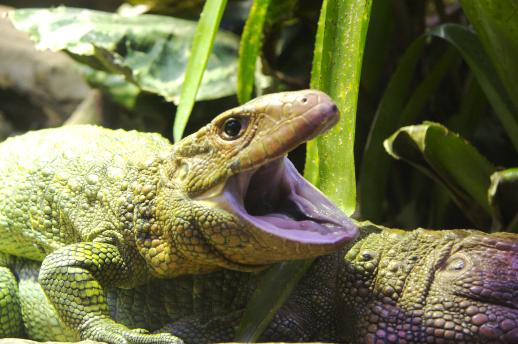
%> input picture lizard.jpg, 518 x 344 px
$ octave demo_superpixels.m   (GNU Octave 9; MATLAB toolbox functions it lacks are replaced by stand-ins)
%> lines starting %> are read from the running program, lines starting %| are printed output that depends on the picture
### evolve_height_function_N.m
function [phi,frames,numIter,speed_grad] = evolve_height_function_N(img, time_step, num_iterations, speed_type, display_interval, boundary_speed_interval, numSuperPixels)

    storeFrames = (nargout == 2);
    frames = [];
    frameWait = 0;
    boundary_speed = 1;
    frame.cdata = uint8(zeros(size(img,1),size(img,2),3));
    frame.colormap = [];
    band = 1;
    band_ind = 1;
    MAX_BAND_SIZE = 5;
    old_coveredArea = 0;
    alreadyPutSeeds = 0;
    relativeAreaInc = inf;
    background_init = [];
    stoppingFrames = 0;
    phi = [];

    % Need that many consecutive frames that satisfy the stopping condition to stop
    numStoppingFrames = 1;

    if (nargin < 6 || isempty(boundary_speed_interval))
        boundary_speed_interval = 6;
    end
    if (nargin < 7 || isempty(numSuperPixels))
        numSuperPixels = 200;
    end

    img = clip(img, 0, 1);
    if (size(img,3) == 1)
        imRGB = repmat(img,[1,1,3]);
    else
        imRGB = img;
        img = rgb2gray(img);
    end

    smooth_img = 1;

    if (strcmp(speed_type,'superpixels'))
        % Compute the speed of propagation
        smooth_img = evolve_height_function_N(img, 0.1, 10, 'curvature', 0, 0);
        expSuperPixelDist = sqrt(prod(size(img))/numSuperPixels);
        normSigma = floor(expSuperPixelDist / 2.5);
        [speed_grad,speed_grad_x,speed_grad_y] = get_speed_based_on_gradient(smooth_img,[],normSigma,phi);
        speed = speed_grad;


        % Place initial seeds and compute the initial signed distance
        % function
        seeds = get_initial_seeds(smooth_img, numSuperPixels, speed);
        binary_img = get_binary_img_from_seeds(seeds,smooth_img);
        background_init = ~binary_img;
        input_dist = double(binary_img == 0);
        input_dist(input_dist == 0) = 999999;
        phi = DT(input_dist);
        phi = imfilter(phi, fspecial('gaussian',[3,3],0.5));
    else% Curvature flow
        phi = img;
        speed = 1;
    end

    if (display_interval > 0)
        if (storeFrames)
            disp_img = display_contour(phi, imRGB);
            pause(frameWait);
            frame.cdata = disp_img;
            frames = frame;
            f = 2;
        else
            display_contour(phi, imRGB);
            pause(1);
        end
    end

    for i = 1:num_iterations

        if (display_interval > 0)
            disp(['Iteration: ',num2str(i)]);
        end

        hasToRecomputeBandFlag = hasToRecomputeBand(phi, band, MAX_BAND_SIZE);

        % Extend the speed if needed
        if ((strcmp(speed_type,'gradient') || strcmp(speed_type,'superpixels')) && hasToRecomputeBandFlag)
            extension_fields = cell(3,1);
            extension_fields{1} = speed_grad;
            extension_fields{2} = speed_grad_x;
            extension_fields{3} = speed_grad_y;
            [fm_phi,fields] = computeExtensionFields2d(phi, extension_fields,[1,1],MAX_BAND_SIZE);
            speed_grad_extended = fields{1};
            speed_grad_x_extended = fields{2};
            speed_grad_y_extended = fields{3};
            band_ind = (fields{1} > 0 & abs(fm_phi) < (MAX_BAND_SIZE - 1));
            band = zeros(size(fm_phi));
            band(fields{1} > 0) = abs(fm_phi(fields{1} > 0));
            old_phi = phi;
            phi(fields{1} > 0) = fm_phi(fields{1} > 0);

            if (~isscalar(boundary_speed))
                phi(boundary_speed==0) = old_phi(boundary_speed==0);
            end
        end

        % Update the current speed of evolution
        if (strcmp(speed_type,'superpixels'))
            if (i < 20)
                speed = speed_grad_extended;
            else
                speed = get_speed_based_on_gradient(smooth_img,1,normSigma,phi,speed_grad_extended,speed_grad_x_extended,speed_grad_y_extended);
            end
        end

        % Evolve the height function one time step
        if (mod(i,boundary_speed_interval) == 1 && strcmp(speed_type, 'superpixels'))
            [phi,boundary_speed] = evolve_height_function(phi, speed, [], time_step, speed_type, band_ind, background_init);
        else
            [phi,boundary_speed] = evolve_height_function(phi, speed, boundary_speed, time_step, speed_type, band_ind);
        end
        % Stop based on the relative area increase
        coveredArea = sum(phi(:) < 0);
        relativeAreaInc = (coveredArea-old_coveredArea)/prod(size(phi));
        old_coveredArea = coveredArea;

        if (strcmp(speed_type, 'superpixels') && relativeAreaInc < 1e-5 && coveredArea / prod(size(phi)) > 0.5)
            stoppingFrames = stoppingFrames + 1;
        else
            stoppingFrames = 0;
        end

        if (stoppingFrames >= numStoppingFrames)
            numIter = i;
            break;
        end


        if (display_interval > 0 && mod(i,display_interval) == 0)

            if (storeFrames)
                disp_img = display_contour(phi, imRGB);
                frame.cdata = disp_img;
                frames(f) = frame;
                f = f+1;
                pause(frameWait);
            else
                display_contour(phi, imRGB);
                pause(1);
            end
        end
    end

    if (display_interval > 0)
        if (storeFrames)
            disp_img = display_contour(phi, imRGB);
            pause(frameWait);
            frame.cdata = disp_img;
            frames(f) = frame;
        else
            display_contour(phi, imRGB);
            pause(1);
        end
    end


### hasToRecomputeBand.m
function flag = hasToRecomputeBand(phi,band, max_band_size)
    flag = (isscalar(band) || any(band(zero_crossing(phi)) > (max_band_size - 2)));

### superpixels.m
function [phi,boundary,disp_img,frames] = superpixels(img, numSuperpixels, display_int, contour_color)
% Compute the superpixels given an image.
% img - the input image. Either RGB or Grayscale. Must be double in range
% 0..1
% numSuperpixels - number of superpixels
% display_int - Interval of frames at which the progress of the evolution
% will be displayed. 0 if not display is needed (default).
% contour_color - color of the superpixel boundaries (default is red)
%
% Returns:
%     phi - the final evolved height function
%     boundary - a logical array representing superpixel boundaries
%     disp_img - the image with the boundaries overlaid on top of the image
%     frames - frames of the evolution in Matlab movie format if
%     display_int was above 0 and output frames parameter was given.

    timeStep = 0.5;
    maxIterations = 1000;

    if (nargin < 3 || isempty(display_int))
        display_int = 0;
    end

    if (nargin < 4 || isempty(contour_color))
        contour_color = [1,0,0];
    end

    if (nargout < 4)
        phi = evolve_height_function_N(img, timeStep, maxIterations, 'superpixels', display_int, [], numSuperpixels);
    else
        [phi,frames] = evolve_height_function_N(img, timeStep, maxIterations, 'superpixels', display_int, [], numSuperpixels);
    end
    fprintf('Finshed phi computation\n');
    if (size(img,3) > 1)
        smooth_img = evolve_height_function_N(rgb2gray(img), 0.1, 10, 'curvature', 0, 0);
    else
        smooth_img = evolve_height_function_N(img, 0.1, 10, 'curvature', 0, 0);
    end
    fprintf('Computed smoothed image for gradient computation\n');
    [gx,gy] = height_function_der(255*smooth_img);
    mag = sqrt(gx.^2 + gy.^2);
    speed2 = exp(- mag);

    boundary = get_superpixel_boundaries(phi,speed2);

    disp_img = display_logical(img, boundary, contour_color);

### clip.m
function img_result = clip(img, minimum, maximum)

    img_result = img;
    img_result(img<minimum) = minimum;
    img_result(img>maximum) = maximum;

### evolve_height_function.m
% Evolves the height function one time step.

function [new_phi,boundary_speed] = evolve_height_function(phi, speed, boundary_speed, time_step, speed_type, band_ind, background_init)

    if (isscalar(band_ind))
        band_ind = logical(ones(size(phi)));
    end

    if (strcmp(speed_type,'curvature'))
        delta_phi = height_function_change_rate(phi);
        boundary_speed = [];
    else
        if (isempty(boundary_speed))

            boundary_speed = get_speed_based_on_boundaries(phi,background_init);
        end
        speed = speed .* boundary_speed;

        delta_phi = height_function_grad(phi, speed);
    end

    ofs = 1;
    new_phi = phi;
    new_phi(band_ind) = phi(band_ind) - time_step * delta_phi(band_ind);
    new_phi = padarray(new_phi(1+ofs:end-ofs,1+ofs:end-ofs),[ofs,ofs],'replicate');

### height_function_change_rate.m
% Get the height derivative with respect to time assuming curvature motion
function delta_phi = height_function_change_rate(phi)

    [dx,dy,dxx,dyy,dxy] = height_function_der(phi);

    delta_phi = -(dxx.*(dy.^2) - 2*dx.*dy.*dxy + dyy.*(dx.^2)) ./ ...
                (eps+(dx.^2 + dy.^2));

### demo_superpixels.m
% Runs the superpixel code on the lizard image

addpath(genpath('./lsmlib'));
img_name = 'lizard';
img = im2double(imread([img_name,'.jpg']));
fprintf("read image\n");
[phi,boundary,disp_img, frames] = superpixels(img, 1500, 1);
%> in evolve_height_function_N, `img = rgb2gray(img);`:
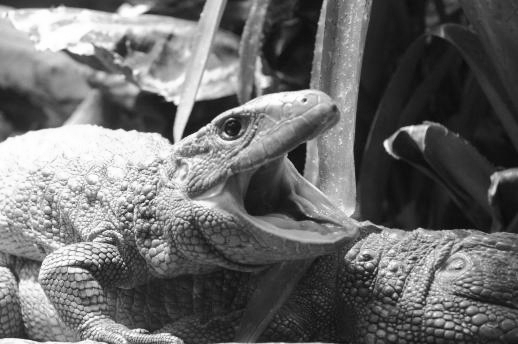
%> img: size 344x518 double; min 0.023, max 1, mean 0.423
%> the loop in evolve_height_function_N (call 2), `for i = 1:num_iterations` made 1 pass
%> (flag in hasToRecomputeBand, hasToRecomputeBandFlag) on pass 1: (true, true)
%> the run ends on the next line
